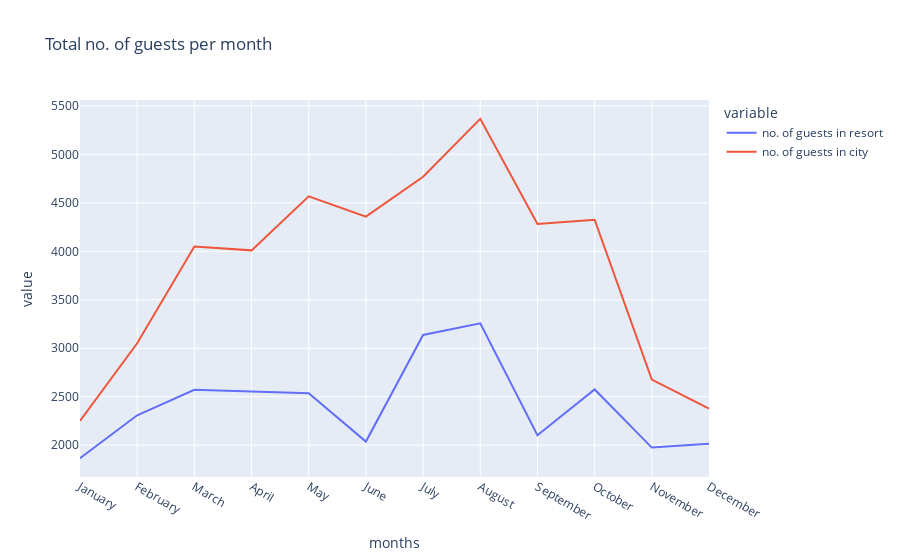

This figure's notebook cell:
### Code cell
px.line(final_rush_2,x='months',y=['no. of guests in resort', 'no. of guests in city'],title='Total no. of guests per month')

### Figure 1 — Plotly figure (JSON) as saved in the notebook; plotly's stock layout.template omitted (floating-point values rounded to 4 significant figures)
{"data": [{"hovertemplate": "variable=no. of guests in resort<br>months=%{x}<br>value=%{y}<extra></extra>", "legendgroup": "no. of guests in resort", "line": {"color": "#636efa", "dash": "solid"}, "mode": "lines", "name": "no. of guests in resort", "orientation": "v", "showlegend": true, "type": "scatter", "x": ["January", "February", "March", "April", "May", "June", "July", "August", "September", "October", "November", "December"], "xaxis": "x", "y": [1866, 2308, 2571, 2550, 2535, 2037, 3137, 3257, 2102, 2575, 1975, 2014], "yaxis": "y"}, {"hovertemplate": "variable=no. of guests in city<br>months=%{x}<br>value=%{y}<extra></extra>", "legendgroup": "no. of guests in city", "line": {"color": "#EF553B", "dash": "solid"}, "mode": "lines", "name": "no. of guests in city", "orientation": "v", "showlegend": true, "type": "scatter", "x": ["January", "February", "March", "April", "May", "June", "July", "August", "September", "October", "November", "December"], "xaxis": "x", "y": [2249, 3051, 4049, 4010, 4568, 4358, 4770, 5367, 4283, 4326, 2676, 2377], "yaxis": "y"}], "layout": {"legend": {"title": {"text": "variable"}, "tracegroupgap": 0}, "title": {"text": "Total no. of guests per month"}, "xaxis": {"anchor": "y", "domain": [0, 1], "title": {"text": "months"}}, "yaxis": {"anchor": "x", "domain": [0, 1], "title": {"text": "value"}}}}
